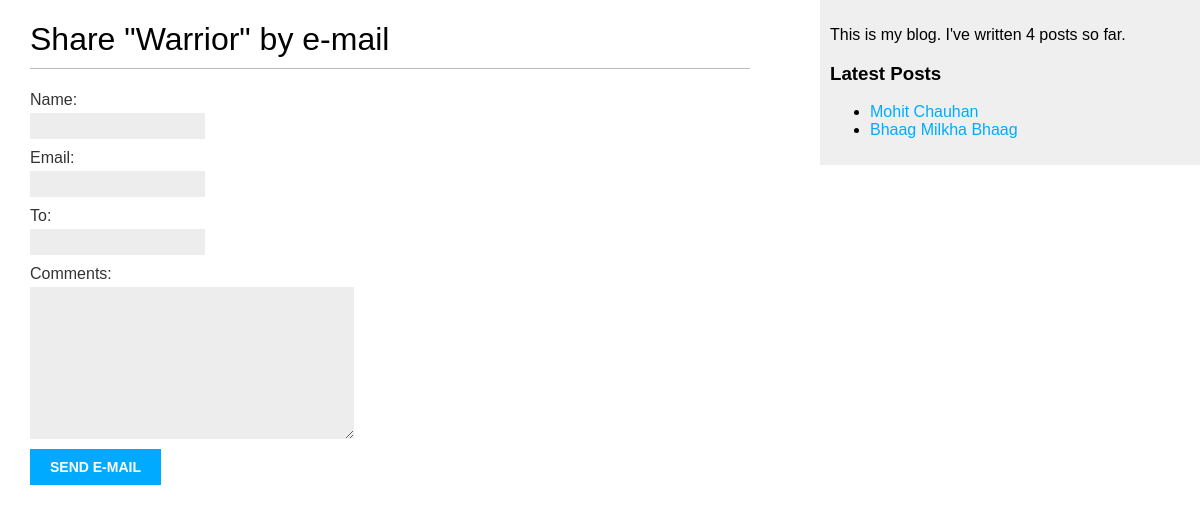
/blog/3/share/, run on the app's committed database.
### blog/models.py (models this page shows, shortened)
class Post(models.Model):
    STATUS_CHOICES = (
    ('draft','DRAFT'),
    ('published','Published'),
    )
    title=models.CharField(max_length=250)
    slug=models.SlugField(max_length=250 , unique_for_date='publish')
    author=models.ForeignKey(User,on_delete=models.CASCADE,related_name='blog_posts')
    body=models.TextField()
    publish=models.DateTimeField(default=timezone.now)
    created=models.DateTimeField(auto_now_add=True)
    updated=models.DateTimeField(auto_now=True)
    status=models.CharField(max_length=10,choices=STATUS_CHOICES,default='draft')
    def get_absolute_url(self):
        return reverse('blog:post_detail',
                       args=[self.publish.year,
                       self.publish.month,
                       self.publish.day, self.slug])
    class Meta:
        ordering = ('-publish',)

### blog/views.py (the view)
# urls.py: path('<int:post_id>/share/',views.post_share,name='post_share'),
def post_share(request,post_id):
    post=get_object_or_404(Post , id=post_id,status='published')
    sent=False
    if request.method=='POST':
        form=EmailPostForm(request.POST)
        if form.is_valid():
            cd=form.cleaned_data
            post_url = request.build_absolute_uri(post.get_absolute_url())
            subject=f"{cd['name']}recommends you read " \
                    f"{post.title}"
            message=f"Read{post.title} at {post_url}\n\n"\
                    f"{cd['name']}\'s comments: {cd['comments']}"
            send_mail(subject,message,'admin@myblog.com',[cd['to']])
            sent=True
    else:
        form=EmailPostForm()
    return render(request,'blog/post/share.html',{'post':post,'form':form,'sent':sent})

### blog/forms.py
class EmailPostForm(forms.Form):
    name=forms.CharField(max_length=25)
    email=forms.EmailField()
    to=forms.EmailField()
    comments=forms.CharField(required=False,
                            widget=forms.Textarea)

### blog/templatetags/blog_tags.py (called while the page is built)
@register.simple_tag
def total_posts():
 return Post.objects.count()

@register.inclusion_tag('blog/post/latest_posts.html')
def show_latest_posts(count=3):
 latest_posts=Post.objects.order_by('-publish')[:count]
 return {'latest_posts':latest_posts}

### blog/templates/blog/post/share.html (shortened to what this page needs)
{% extends "blog/base.html" %}
{% block content %}
  {% if sent %}
  <h1>E-mail successfully sent.</h1>
  <p>
    "{{post.title}}" was successfully sent to {{form.cleaned_data.to}}.
  </p>
  {% else %}
    <h1>Share "{{post.title }}" by e-mail</h1>
    <form method="post">
      {{form.as_p}}
      <input type="submit" value="Send E-mail">
    </form>
  {% endif %}
{% endblock %}

### blog/templates/blog/post/latest_posts.html
<ul>
  {% for post in latest_posts %}
    <li><a href="{{post.get_absolute_url}}">{{post.title}}</a></li>
  {% endfor %}
</ul>

### blog/static/css/blog.css (style rules this page uses)
body { margin:0; padding:0; font-family:helvetica, sans-serif; }
a { color:#00abff; text-decoration:none; }
h1 { font-weight:normal; border-bottom:1px solid #bbb; padding:0 0 10px 0; }
label { float:left; clear:both; color:#333; margin-bottom:4px; }
input, textarea { clear:both; float:left; margin:0 0 10px; background:#ededed; border:0; padding:6px 10px; font-size:12px; }
input[type=submit] { font-weight:bold; background:#00abff; color:#fff; padding:10px 20px; font-size:14px; text-transform:uppercase; }

### data on the page
Post: title "Warrior"
Post: title "Mohit Chauhan"
Post: title "Bhaag Milkha Bhaag"
